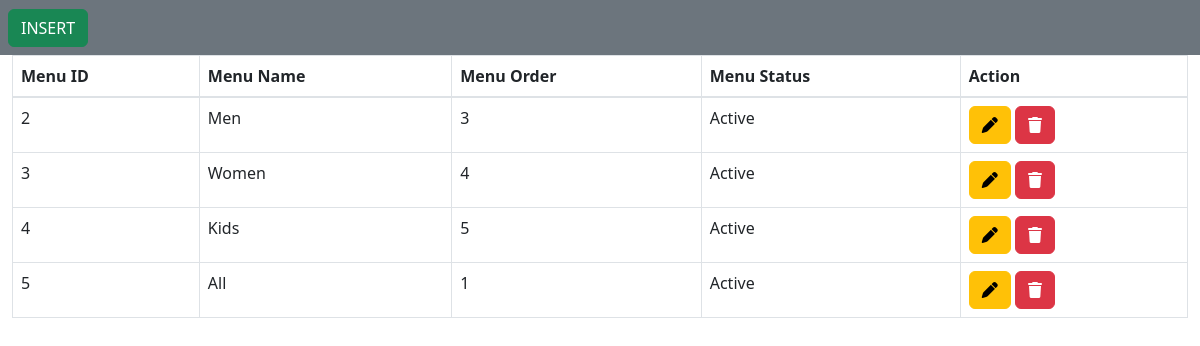
The app's page /Admin/view/Menu/index.php (signed in) with its own data.
### tables this page shows
CREATE TABLE `tbl_menu` (
  `menuid` int(11) NOT NULL,
  `name` varchar(100) NOT NULL,
  `order` int(11) NOT NULL,
  `status` varchar(10) NOT NULL
);

### Admin/view/Menu/index.php (the view, shortened to what this page needs)
<?php
include "../../root/Header.php";
include "../../connection/conect.php";
?>
</head>
<body>
    <div class="container-fluid bg-secondary p-2">
        <div class="row">
            <div class="col-12">
            </div>
        </div>
        <a href="insert.php" class="btn btn-success text-white" target="content">INSERT</a>
    </div>
    <div class="container-fluid">
        <table id="example" class="table table-bordered" style="width:100%">
            <thead>
                <tr>
                    <th>Menu ID</th>
                    <th>Menu Name</th>
                    <th>Menu Order</th>
                    <th>Menu Status</th>
                    <th>Action</th>
                </tr>
            </thead>
            <tbody>
                <?php
                $select = "select * from tbl_menu";
                $res = $con->query($select);
                while ($data = $res->fetch_assoc()) {
                ?>
                    <tr>
                        <td><?php echo $data['menuid'] ?></td>
                        <td><?php echo $data['name'] ?></td>
                        <td><?php echo $data['order'] ?></td>
                        <td><?php echo $data['status'] ?></td>
                        <td>
                            <a href="edit.php?id=<?php echo $data['menuid']?>" class="btn btn-warning"><i class="fa-solid fa-pen"></i></a>
                            <a href="../../model/Menu/action.php?id=<?php echo $data['menuid']?>&action=delete" class="btn btn-danger"><i class="fa-solid fa-trash"></i></a>
                        </td>
                    </tr>
                <?php
                }
                ?>
            </tbody>
        </table>
    </div>
</body>
</html>

### Admin/root/Header.php (style rules this page uses)
body { overflow-x: hidden; }

### records on screen
tbl_menu: menuid "2", name "Men", order "3", status "Active"
tbl_menu: menuid "3", name "Women", order "4", status "Active"
tbl_menu: menuid "4", name "Kids", order "5", status "Active"
tbl_menu: menuid "5", name "All", order "1", status "Active"
